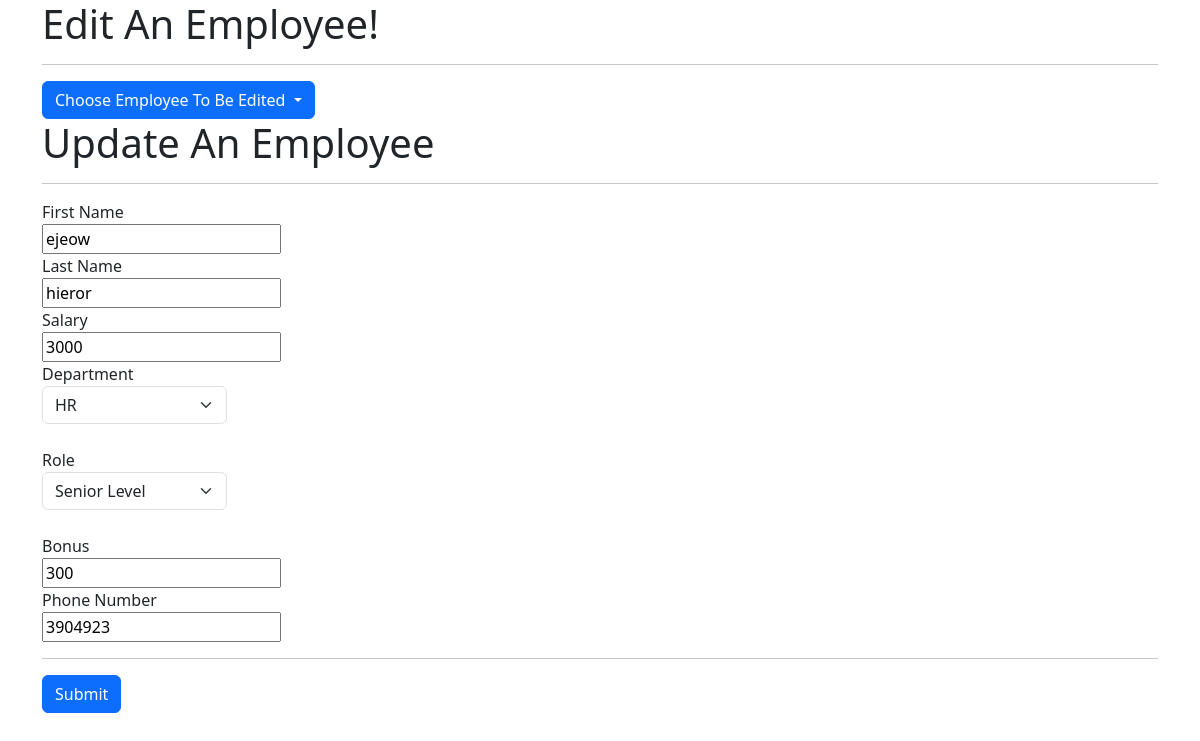
Screenshot of /edit_emp/6 with the database file from the repository.
### emp_app/models.py (models this page shows, shortened)
class Employee(models.Model):
    first_name = models.CharField(max_length=100, null=False)
    last_name = models.CharField(max_length=100)
    dept = models.ForeignKey(Department, on_delete=models.CASCADE)
    salary = models. IntegerField(default=0)
    bonus = models.IntegerField(default=0)
    role = models.ForeignKey(Role, on_delete=models.CASCADE)
    phone = models.IntegerField(default=0)
    hire_date = models.DateField()

class Department(models.Model):
    name = models.CharField(max_length=100, null=False)
    location = models.CharField(max_length=100)

### emp_app/views.py (the view, shortened to what this page needs)
# urls.py: path('edit_emp', views.edit_emp, name='edit_emp'),
def edit_emp(request,emp_id=0):
    if emp_id:
        emp_to_be_edited = Employee.objects.get(id=emp_id)
        departments = Department.objects.all()
        roles = Role.objects.all()
        context1={
            "d": emp_to_be_edited,
            "departments": departments,
            "roles": roles
        }
        return render(request,"edit_emp.html", context1)
    emps = Employee.objects.all()
    context = {
        'emps' : emps
    }
    return render(request, 'edit_emp.html', context)

### templates/edit_emp.html (shortened to what this page needs)
<!doctype html>
<html lang="en">
  <head>
    <link href="https://cdn.jsdelivr.net/npm/bootstrap@5.3.5/dist/css/bootstrap.min.css" rel="stylesheet">
  </head>
  <body>
    <div class="container">
            <h1>Edit An Employee!</h1>
        <hr>
        <div class="dropdown">
            <button class="btn btn-primary dropdown-toggle" type="button" id="dropdownMenuButton1" data-bs-toggle="dropdown" aria-expanded="false">
                Choose Employee To Be Edited
            </button>
        </div>
    </div>
    <div class="container">
        <h1>Update An Employee</h1>
    <hr>
    <form action="/edit_emp/{{d.id}}" method="post">
        <label for="first_name">First Name</label><br>
        <input type="text" id="first_name" name="first_name" value="{{d.first_name}}"><br>
        <label for="last_name">Last Name</label><br>
        <input type="text" id="last_name" name="last_name" value="{{d.last_name}}"><br>
        <label for="salary">Salary</label><br>
        <input type="number" id="salary" name="salary" value="{{d.salary}}"><br>
        <label for="dept">Department</label><br>
        <select id="dept" name="dept" class="form-select" style="width: 185px;">
        {% for department in departments %}
            <option value="{{ department.id }}" {% if department.id == d.dept.id %}selected{% endif %}>
            {{ department.name }}
            </option>
        {% endfor %}
        </select><br>
        <label for="role">Role</label><br>
        <select id="role" name="role" class="form-select" style="width: 185px;>
        {% for r in roles %}
            <option value="{{ r.id }}" {% if r.id == d.role.id %}selected{% endif %}>
            {{ r.name }}
            </option>
        {% endfor %}
        </select><br>
        <label for="bonus">Bonus</label><br>
        <input type="number" id="bonus" name="bonus" value="{{d.bonus}}"><br>
        <label for="phone">Phone Number</label><br>
        <input type="number" id="phone" name="phone" value="{{d.phone}}"><br>
        <hr>
        <button type="submit" class="btn btn-primary">Submit</button>
    </form>
  </body>
</html>

### rows the page displays
Employee: first_name "ejeow", last_name "hieror", salary "3000", dept "HR", bonus "300", phone "3904923"

### other values shown
form field role "Senior Level"
